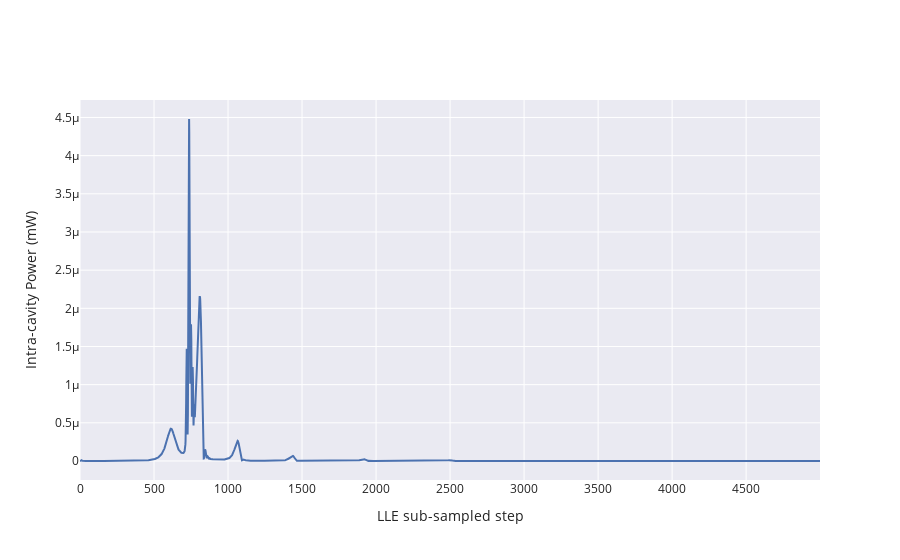

The notebook cell this image was saved under:
### Code cell
fig = go.Figure()

tr = go.Scatter(y=solverp1.sol.Pcomb * 1e3)

fig.add_trace(tr)
fig.update_layout(
    xaxis_title="LLE sub-sampled step", yaxis_title="Intra-cavity Power (mW)"
)
#fig.add_annotation(x=4500, y=4.9, ax=0, ay=-50, text="Single Soliton Step")
# fig.add_annotation(x=3151, y=7.6, ax=0, ay=-50, text="Two Solitons Step")
#fig.add_annotation(x=1931, y=16, ax=0, ay=80, text="Modulation Instability")
#fig.add_annotation(x=500, y=6, ax=-80, ay=-80, text="Primary Comb")
#fig.show()

### Figure 1 — Plotly figure (JSON) as saved in the notebook; plotly's stock layout.template omitted (floating-point values rounded to 4 significant figures; data arrays with more than 128 entries replaced by an {"elided": "..."} marker saying what was removed)
{"data": [{"type": "scatter", "y": {"elided": "5000 float values"}}], "layout": {"xaxis": {"title": {"text": "LLE sub-sampled step"}}, "yaxis": {"title": {"text": "Intra-cavity Power (mW)"}}}}
